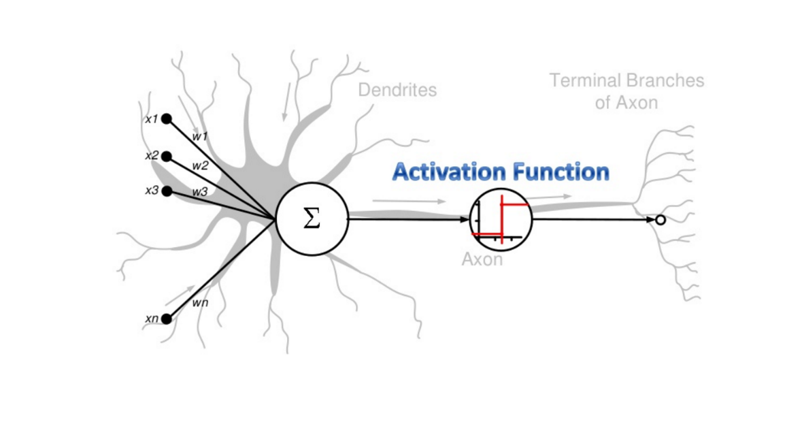
#> input picture GATE/MLDL/image/2.jpg, 802 x 424 px, given in place of sample.jpg, which was not available
$ jupyter execute basic.ipynb   (older library calls are emulated)   (text cells are left out)
#> lines starting #> are read from the running program, lines starting #| are printed output that depends on the picture
[cell 1]
# Install required libraries
# pip install numpy opencv-python matplotlib scikit-image scipy

import numpy as np
import cv2
import matplotlib.pyplot as plt
from skimage import io, color, filters, feature
import warnings
warnings.filterwarnings('ignore')

[cell 2]
# Create sample images
# Grayscale image (2D array)
gray_img = np.random.randint(0, 255, size=(100, 100), dtype=np.uint8)

# Color image (3D array - height, width, channels)
color_img = np.random.randint(0, 255, size=(100, 100, 3), dtype=np.uint8)

# Binary image (0 and 1)
binary_img = np.random.randint(0, 2, size=(100, 100), dtype=np.uint8)

print(f"Grayscale shape: {gray_img.shape}")
print(f"Color shape: {color_img.shape}")
print(f"Binary shape: {binary_img.shape}")

[cell 3]
# Load image using OpenCV
img_path = 'sample.jpg'  # Replace with your image path
img = cv2.imread(img_path)
#> img is the input picture: shape (424, 802, 3); mean B, G, R 249, 248.6, 248.5
img_rgb = cv2.cvtColor(img, cv2.COLOR_BGR2RGB)  # Convert BGR to RGB

# Display images
fig, axes = plt.subplots(1, 3, figsize=(15, 5))
axes[0].imshow(img_rgb)
axes[0].set_title('Original Image')
axes[0].axis('off')

# Convert to grayscale
gray = cv2.cvtColor(img, cv2.COLOR_BGR2GRAY)
axes[1].imshow(gray, cmap='gray')
axes[1].set_title('Grayscale Image')
axes[1].axis('off')

# Display color channels
b, g, r = cv2.split(img_rgb)
axes[2].imshow(np.stack([r, np.zeros_like(r), np.zeros_like(r)], axis=2))
axes[2].set_title('Red Channel')
axes[2].axis('off')
plt.show()
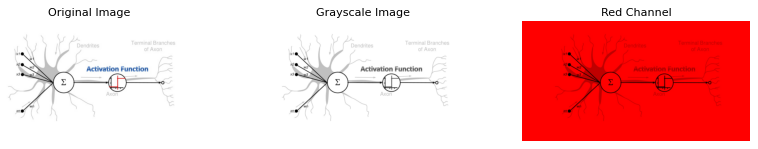
#> figure drawn by matplotlib, 3 panels


$ run again, on GATE/MLDL/image/3.jpg
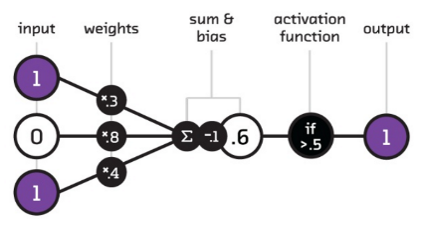
#> input picture GATE/MLDL/image/3.jpg, 421 x 230 px, given in place of sample.jpg, which was not available
#> img is the input picture: shape (230, 421, 3); mean B, G, R 228.3, 224.9, 227
#> `b, g, r = cv2.split(img_rgb)`:
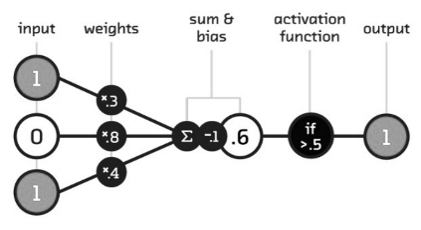
#> r: shape (230, 421); min 0, max 255, mean 228.3
#> `plt.show()`:
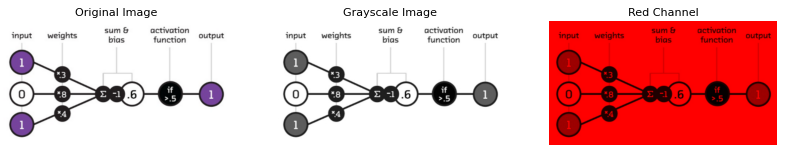
#> figure drawn by matplotlib, 3 panels

$ run again, on GATE/MLDL/image/4.jpg
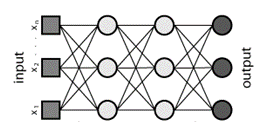
#> input picture GATE/MLDL/image/4.jpg, 268 x 138 px, given in place of sample.jpg, which was not available
#> img is the input picture: shape (138, 268, 3); mean B, G, R 227.1, 227.1, 227.1
#> `plt.show()`:
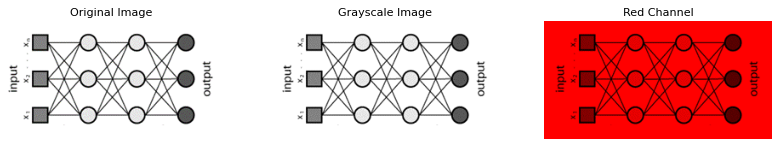
#> figure drawn by matplotlib, 3 panels
